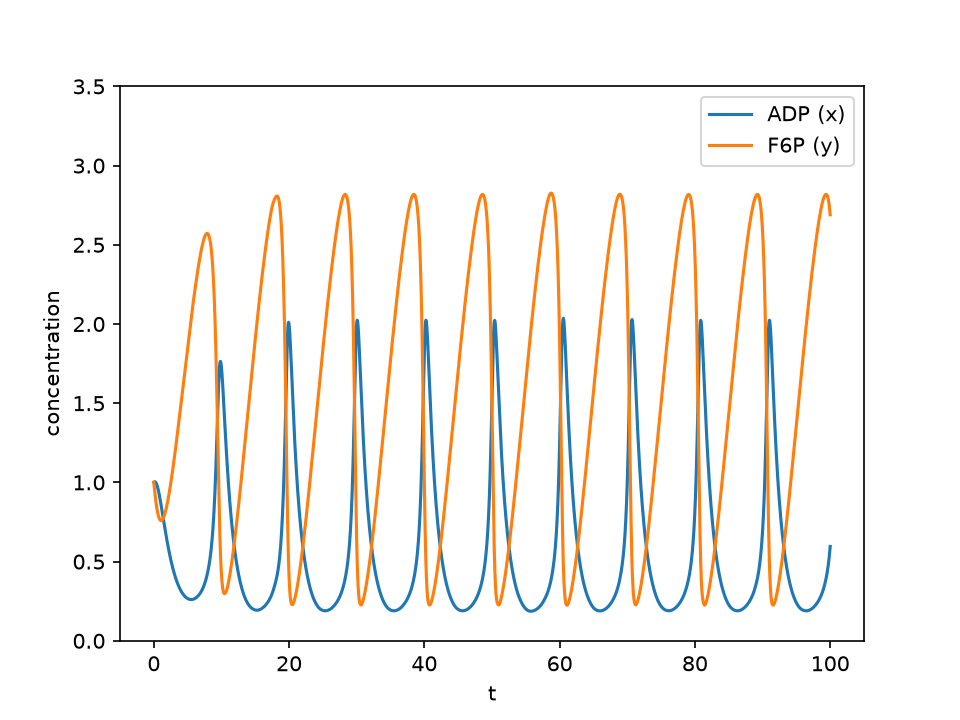

This chart was generated by the following Python code:
import matplotlib.pyplot as plt
import numpy as np
from scipy.integrate import solve_ivp

def selkov_model( t , init , *param ):
    x = init[ 0 ]
    y = init[ 1 ]
    
    [ a , b ] = param


    v1 = b
    v2 = a * y + x**2 * y
    v3 = x
    
    dxdt = v2 - v3
    dydt = v1 - v2
    
    return [ dxdt , dydt ] 


init = [ 1.0 , 1.0 ]
t_span = [ 0 , 100 ]
t_eval = np.linspace( t_span[0] , t_span[1] , 10000 )

a = 0.06
b = 0.6

param = [ a , b ]

solution = solve_ivp( selkov_model, t_span, init, t_eval=t_eval, method='RK45', args=param )

ADP = solution.y[0]
F6P = solution.y[1]

plt.plot( solution.t , ADP , label='ADP (x)' )
plt.plot( solution.t , F6P , label='F6P (y)' )
plt.xlabel( 't' )
plt.ylabel( 'concentration' )
plt.ylim( 0 , 3.5 )
plt.legend( loc='upper right' )
plt.savefig( 'selkov.png' , dpi=150 )
plt.show()
